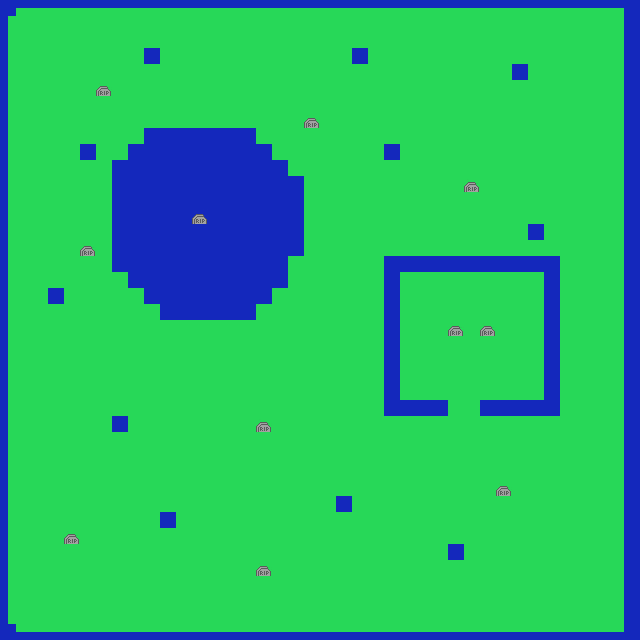

Tiled map render using the project's own tile images. Description and the map definition, with tile-layer contents summarised, below:
An orthogonal 40x40 tile map with 16x16 px tiles, 2 tile layers (Ground_Layer, Upper_Layer) and 15 objects.

<map version="1.0" tiledversion="1.1.6" orientation="orthogonal" renderorder="right-down" width="40" height="40" tilewidth="16" tileheight="16" infinite="0" nextobjectid="83">
 <tileset firstgid="1" source="testTileSet.tsx" />
 <layer name="Ground_Layer" width="40" height="40">
  <data>[1600 cells, 1600 non-empty, 3 distinct tile ids]</data>
 </layer>
 <layer name="Upper_Layer" width="40" height="40">
  <data>[1600 cells, 50 non-empty, 2 distinct tile ids]</data>
 </layer>
 <objectgroup name="SPAWN_LAYER">
  <properties>
   <property name="Spawn" value="Player" />
  </properties>
  <object id="58" x="16" y="8">
   <properties>
    <property name="Type" value="StaticBody" />
   </properties>
   <polyline points="0,0 0.0909091,8.09091 -8,8.09091 -7.87784,616.06 0.0909091,616.028 0.153409,624.06 608.091,624.06 608.091,0.0909091 0.122159,0.0596591" />
  </object>
 </objectgroup>
 <objectgroup name="COLLISION_LAYER">
  <object id="7" x="260.067" y="630.467" width="0.0222222">
   <properties>
    <property name="Type" value="StaticBody" />
   </properties>
  </object>
  <object id="21" x="352" y="48" width="16" height="16">
   <properties>
    <property name="Type" value="StaticBody" />
   </properties>
  </object>
  <object id="22" x="384" y="144" width="16" height="16">
   <properties>
    <property name="Type" value="StaticBody" />
   </properties>
  </object>
  <object id="23" x="512" y="64" width="16" height="16">
   <properties>
    <property name="Type" value="StaticBody" />
   </properties>
  </object>
  <object id="25" x="528" y="224" width="16" height="16">
   <properties>
    <property name="Type" value="StaticBody" />
   </properties>
  </object>
  <object id="32" x="448" y="544" width="16" height="16">
   <properties>
    <property name="Type" value="StaticBody" />
   </properties>
  </object>
  <object id="33" x="336" y="496" width="16" height="16">
   <properties>
    <property name="Type" value="StaticBody" />
   </properties>
  </object>
  <object id="34" x="160" y="512" width="16" height="16">
   <properties>
    <property name="Type" value="StaticBody" />
   </properties>
  </object>
  <object id="35" x="112" y="416" width="16" height="16">
   <properties>
    <property name="Type" value="StaticBody" />
   </properties>
  </object>
  <object id="36" x="48" y="288" width="16" height="16">
   <properties>
    <property name="Type" value="StaticBody" />
   </properties>
  </object>
  <object id="37" x="80" y="144" width="16" height="16">
   <properties>
    <property name="Type" value="StaticBody" />
   </properties>
  </object>
  <object id="38" x="144" y="48" width="16" height="16">
   <properties>
    <property name="Type" value="StaticBody" />
   </properties>
  </object>
  <object id="80" x="144" y="128">
   <properties>
    <property name="Type" value="StaticBod" />
   </properties>
   <polyline points="0,0 112,0 112,16 128,16 128,32 144,32 144,48 160,48 160,128 144,128 144,144 144,160 128,160 128,176 112,176 112,192 16,192 16,176 0,176 0,160 -16,160 -16,144 -32,144 -32,32 -16,32 -16,16 0,16 0,0" />
  </object>
  <object id="82" x="384" y="256">
   <properties>
    <property name="Type" value="StaticBody" />
   </properties>
   <polyline points="0,0 176,0 176,160 96,160 96,144 160,144 160,16 16,16 16,144 64,144 64,160 0,160 0,0" />
  </object>
 </objectgroup>
</map>